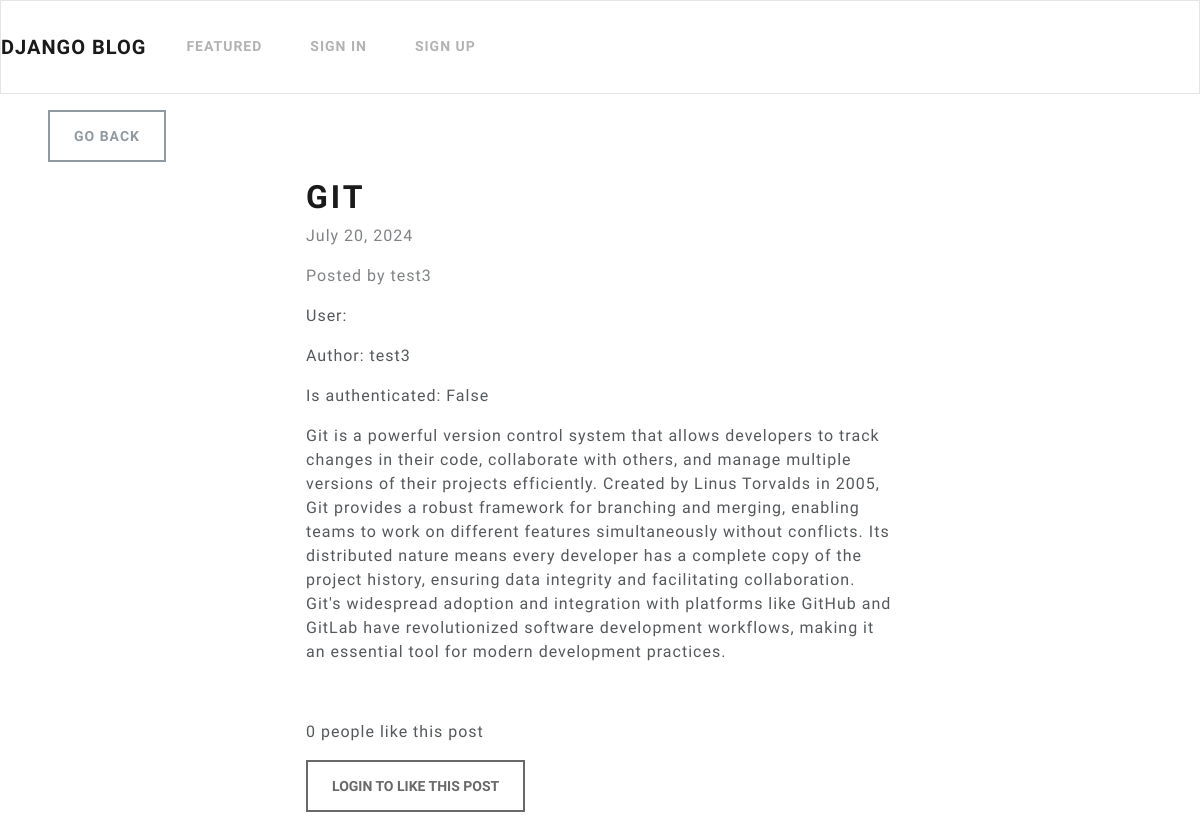
Screenshot of /3/ with the database file from the repository.
### microblog/models.py (models this page shows)
class BlogPost(models.Model):
    title = models.CharField(max_length=255)
    content = HTMLField()
    date = models.DateField(auto_now_add=True)
    author = models.ForeignKey(User, on_delete=models.CASCADE)
    featured = models.BooleanField(default=False)
    likes = models.ManyToManyField(User, related_name='likes', blank=True)

### microblog/views.py (the view)
# urls.py: path('<int:pk>/', DetailPostView.as_view(), name='detail_post'),
class DetailPostView(DetailView):
    model = BlogPost
    template_name = 'microblog/post.html'
    def get_context_data(self, **kwargs):
        context = super(DetailPostView, self).get_context_data(**kwargs)
        context['liked_by_user'] = False
        micropost = self.get_object()
        if self.request.user.is_authenticated and micropost.likes.filter(pk=self.request.user.id).exists():
            context['liked_by_user'] = True
        context['object'] = micropost  # Ensure object is in context
        return context

### microblog/templates/microblog/post.html (shortened to what this page needs)
{% extends 'microblog/base.html' %}
{% block content %}
<div class="row">
  <div class="col-md-4 col-12 mx-md-5 mx-2  mt-md-3 my-3">
    <a class="btn btn-outline-secondary" href="{% url 'index' %}">Go Back</a>
  </div>
</div>
<div class="row">
  <div class="col-md-6 col-11 mx-md-auto mb-3 pb-2 mx-3">
    <h1>{{ object.title }}</h1>
    <p class="text-muted">{{ object.date }}</p>
    <p class="text-muted">Posted by  {{ object.author.username }}</p>
    <p>User: {{ request.user.username }}</p>
    <p>Author: {{ object.author.username }}</p>
    <p>Is authenticated: {{ request.user.is_authenticated }}</p>
    <div>
      {{ object.content|safe  }}
    </div>
  </div>
</div>
<div class="row my-3">
  <div class="col-md-6 col-12 mx-md-auto mx-3">
     {% if object.likes.count == 1 %}
    <p>{{ object.likes.count }} person likes this post</p>
    {% else %}
    <p>{{ object.likes.count }} people like this post</p>
    {% endif %}
    {% if request.user.is_authenticated  %}
    {% if liked_by_user  %}
    <form method="POST" action="{% url 'like_post' object.id %}">
      {% csrf_token %}
      <button class="btn btn-outline-primary"><ion-icon name="heart-dislike"></ion-icon> Unlike this post</button>
    </form>
    {% else %}
    <form method="POST" action="{% url 'like_post' object.id %}">
      {% csrf_token %}
      <button class="btn btn-outline-primary"><ion-icon name="heart"></ion-icon> Like this post</button>
    </form>
    {% endif %}
    {% else %}
      <button class="btn btn-outline-primary" disabled>  Login to like this post</button>
    {% endif %}
  </div>
</div>
{% endblock content %}

### rows the page displays
BlogPost: title "GIT", date "July 20, 2024", author.username "test3", content "Git is a powerful version control system that allows developers to track changes in their code, collaborate with others, and manage multiple versions of their projects efficiently. Created by Linus Torvalds in 2005, Git provides a robust framework for branching and merging, enabling teams to work on different features simultaneously without conflicts. Its distributed nature means every developer has a complete copy of the project history, ensuring data integrity and facilitating collaboration. Git's widespread adoption and integration with platforms like GitHub and GitLab have revolutionized software development workflows, making it an essential tool for modern development practices.", likes.count "0"

### other values shown
{{ request.user.is_authenticated }} "False"
